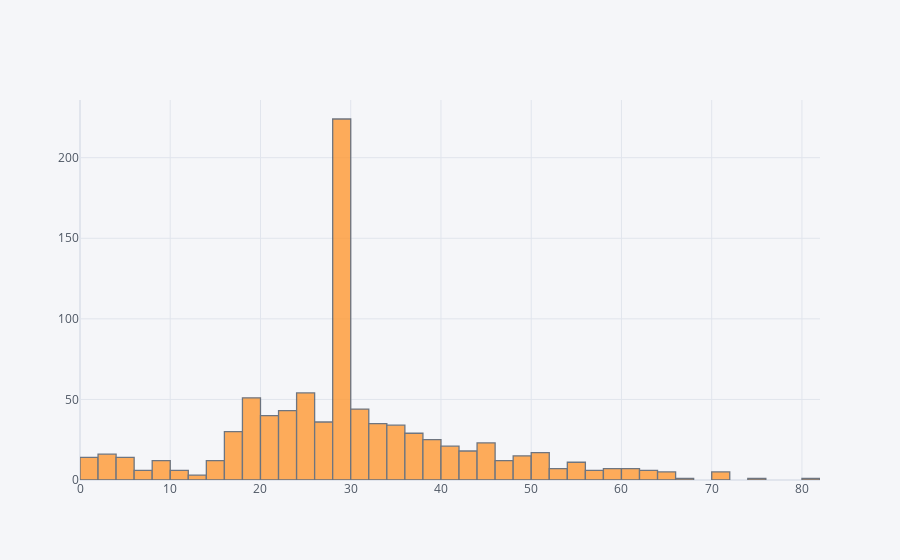

Write notebook code for a chart like this one.
### Code cell
titanic['age'].iplot(kind='histogram')

### Figure 1 — Plotly figure (JSON) as saved in the notebook; plotly's stock layout.template omitted (floating-point values rounded to 4 significant figures; data arrays with more than 128 entries replaced by an {"elided": "..."} marker saying what was removed)
{"data": [{"histfunc": "count", "histnorm": "", "marker": {"color": "rgba(255, 153, 51, 1.0)", "line": {"color": "#4D5663", "width": 1.3}}, "name": "age", "opacity": 0.8, "orientation": "v", "type": "histogram", "x": {"elided": "891 float values"}}], "layout": {"barmode": "overlay", "legend": {"bgcolor": "#F5F6F9", "font": {"color": "#4D5663"}}, "paper_bgcolor": "#F5F6F9", "plot_bgcolor": "#F5F6F9", "title": {"font": {"color": "#4D5663"}}, "xaxis": {"gridcolor": "#E1E5ED", "showgrid": true, "tickfont": {"color": "#4D5663"}, "title": {"font": {"color": "#4D5663"}, "text": ""}, "zerolinecolor": "#E1E5ED"}, "yaxis": {"gridcolor": "#E1E5ED", "showgrid": true, "tickfont": {"color": "#4D5663"}, "title": {"font": {"color": "#4D5663"}, "text": ""}, "zerolinecolor": "#E1E5ED"}}}
